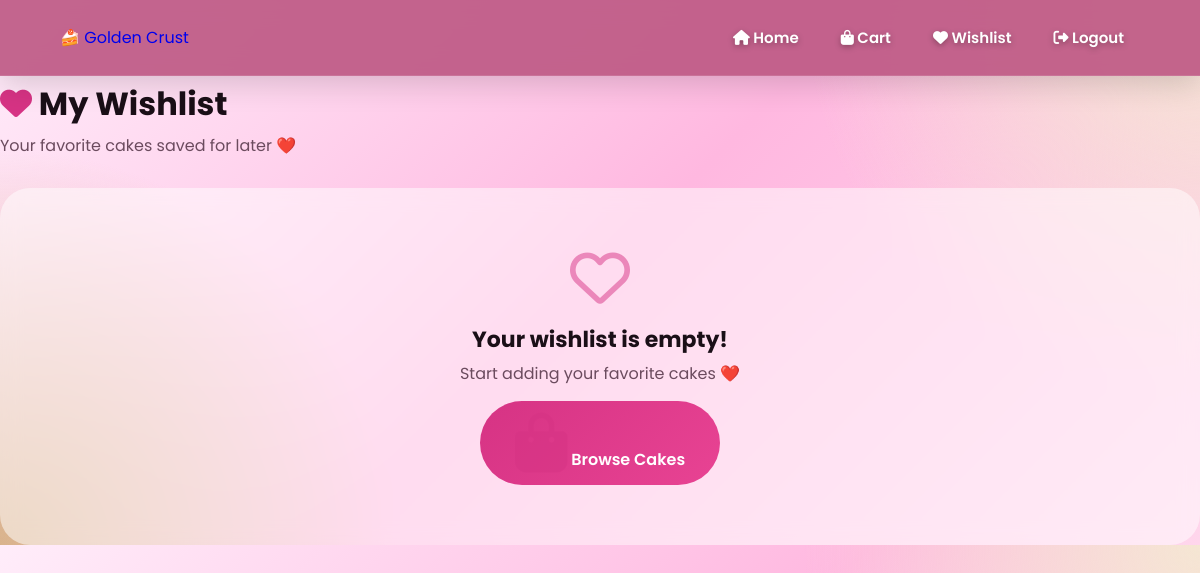
The app's page /project/client/wishlist_page.php (signed in), older data.
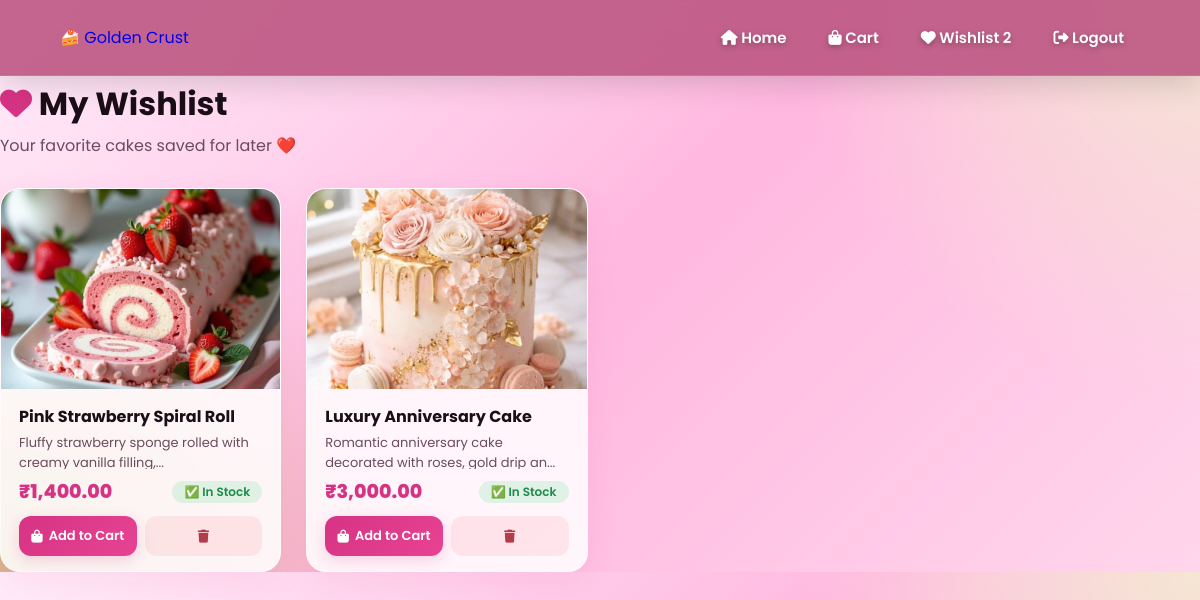
The same page, newer data.
### tables this page shows
CREATE TABLE `wishlist` (
  `id` int(11) NOT NULL,
  `user_id` int(11) NOT NULL,
  `product_id` int(11) NOT NULL,
  `added_date` datetime DEFAULT current_timestamp()
);

CREATE TABLE `cakes` (
  `id` int(11) NOT NULL,
  `itemname` varchar(255) NOT NULL,
  `categories` enum('Chocolate','Fruit','Bundt','Velvet','Celebration','Ice Cream','Cupcake','Roll','Pastry') NOT NULL,
  `price` decimal(10,2) NOT NULL,
  `img` varchar(255) DEFAULT NULL,
  `description` text DEFAULT NULL,
  `stock` int(11) NOT NULL DEFAULT 0,
  `created_at` timestamp NOT NULL DEFAULT current_timestamp()
);

### project/client/wishlist_page.php (the view, shortened to what this page needs)
<?php
$conn = mysqli_connect("localhost", "root", "", "golden_crust");
$user_id = isset($_SESSION['user_id']) ? (int)$_SESSION['user_id'] : 0;
$stmt = mysqli_prepare($conn, "
    SELECT w.*, c.itemname, c.price, c.img, c.description, c.stock
    FROM wishlist w
    JOIN cakes c ON w.product_id = c.id
    WHERE w.user_id = ?
    ORDER BY w.added_date DESC
");
mysqli_stmt_bind_param($stmt, "i", $user_id);
mysqli_stmt_execute($stmt);
$result = mysqli_stmt_get_result($stmt);
$stmt = mysqli_prepare($conn, "SELECT COUNT(*) AS total FROM wishlist WHERE user_id = ?");
mysqli_stmt_bind_param($stmt, "i", $user_id);
mysqli_stmt_execute($stmt);
$count_result = mysqli_stmt_get_result($stmt);
$count_row = mysqli_fetch_assoc($count_result);
$wishlist_count = $count_row['total'] ?? 0;
?>
<!DOCTYPE html>
<html>
<head>
<link rel="stylesheet" href="https://cdnjs.cloudflare.com/ajax/libs/font-awesome/6.4.0/css/all.min.css">
     <link rel="stylesheet" href="css/style.css">
<link rel="stylesheet" href="css/wishlist.css">
</head>
<body>
<nav class="navbar">
    <a href="cakes.php" class="logo">🍰 Golden Crust</a>
    <ul class="nav-links">
        <li><a href="cakes.php"><i class="fas fa-home"></i> Home</a></li>
        <li><a href="cart.php"><i class="fas fa-shopping-bag"></i> Cart</a></li>
        <li><a href="wishlist_page.php"><i class="fas fa-heart"></i> Wishlist
            <?php if ($wishlist_count > 0): ?>
                <span class="badge"><?php echo $wishlist_count; ?></span>
            <?php endif; ?>
        </a></li>
        <li><a href="logout.php"><i class="fas fa-sign-out-alt"></i> Logout</a></li>
    </ul>
</nav>
<div class="wishlist-container">
    <h1><i class="fas fa-heart"></i> My Wishlist</h1>
    <p class="subtitle">Your favorite cakes saved for later ❤️</p>
    <?php if (mysqli_num_rows($result) > 0): ?>
        <div class="wishlist-grid">
            <?php while ($row = mysqli_fetch_assoc($result)):
                $stock = (int)$row['stock'];
                $price = number_format((float)$row['price'], 2);
                $img = !empty($row['img']) ? 'admin/uploads/' . htmlspecialchars($row['img']) : '';
            ?>
                <div class="wishlist-item" data-product-id="<?php echo $row['product_id']; ?>">
                    <div class="img-wrap">
                        <?php if (!empty($img)): ?>
                            <img src="<?php echo $img; ?>" alt="<?php echo htmlspecialchars($row['itemname']); ?>">
                        <?php else: ?>
                            <div style="display:flex;align-items:center;justify-content:center;height:200px;color:#d63384;font-size:40px;">
                                <i class="fas fa-cake"></i>
                            </div>
                        <?php endif; ?>
                    </div>
                    <div class="info">
                        <h3><?php echo htmlspecialchars($row['itemname']); ?></h3>
                        <p class="desc"><?php echo substr(htmlspecialchars($row['description'] ?? ''), 0, 60); ?>...</p>
                        <div style="display:flex;justify-content:space-between;align-items:center;">
                            <span class="price">₹<?php echo $price; ?></span>
                            <span class="stock <?php echo $stock > 0 ? 'in-stock' : 'out-stock'; ?>">
                                <?php echo $stock > 0 ? '✅ In Stock' : '❌ Out of Stock'; ?>
                            </span>
                        </div>
                    </div>
                    <div class="actions">
                        <?php if ($stock > 0): ?>
                            <a href="add_to_cart.php?product_id=<?php echo $row['product_id']; ?>&qty=1" class="btn btn-add-cart">
                                <i class="fas fa-shopping-bag"></i> Add to Cart
                            </a>
                        <?php else: ?>
                            <span class="btn btn-out-of-stock">
                                <i class="fas fa-ban"></i> Out of Stock
                            </span>
                        <?php endif; ?>
                        <button class="btn btn-remove" onclick="removeFromWishlist(<?php echo $row['product_id']; ?>, this)">
                            <i class="fas fa-trash"></i>
                        </button>
                    </div>
                </div>
            <?php endwhile; ?>
        </div>
    <?php else: ?>
        <div class="empty-wishlist">
            <i class="far fa-heart"></i>
            <h3>Your wishlist is empty!</h3>
            <p>Start adding your favorite cakes ❤️</p>
            <a href="cakes.php"><i class="fas fa-shopping-bag"></i> Browse Cakes</a>
        </div>
    <?php endif; ?>
</div>
</body>
</html>

Row changes from the older to the newer data that the page shows:
added wishlist: product.img (picture), product.itemname "Pink Strawberry Spiral Roll", product.description "Fluffy strawberry sponge rolled with creamy vanilla filling,", product.price "1,400.00"
added wishlist: product.img (picture), product.itemname "Luxury Anniversary Cake", product.description "Romantic anniversary cake decorated with roses, gold drip an", product.price "3,000.00"
Text that changed along with them:
$wishlist_count: (not shown) → "2"
text no longer shown: "Your wishlist is empty! Start adding your favorite cakes ❤️ Browse Cakes"
